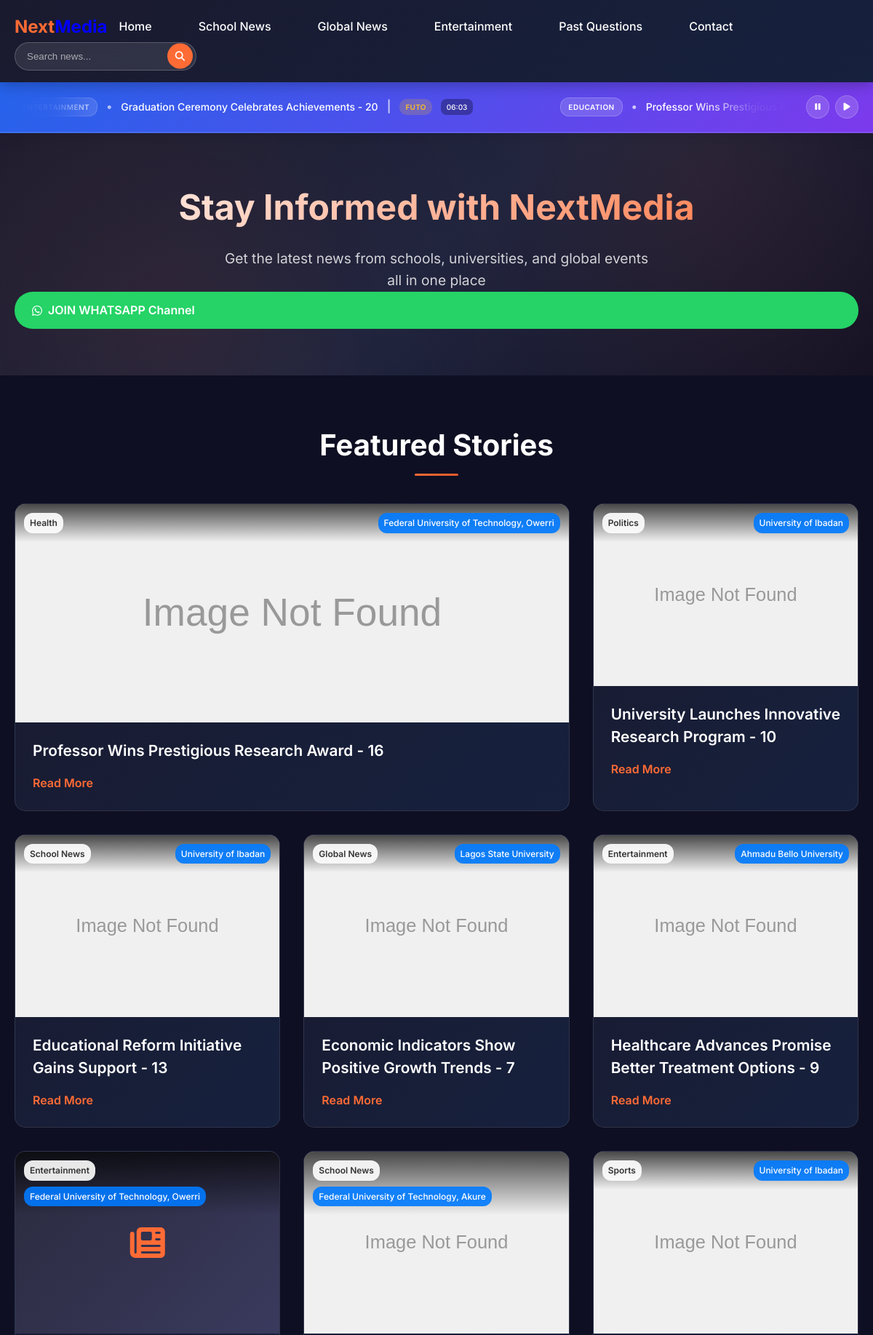
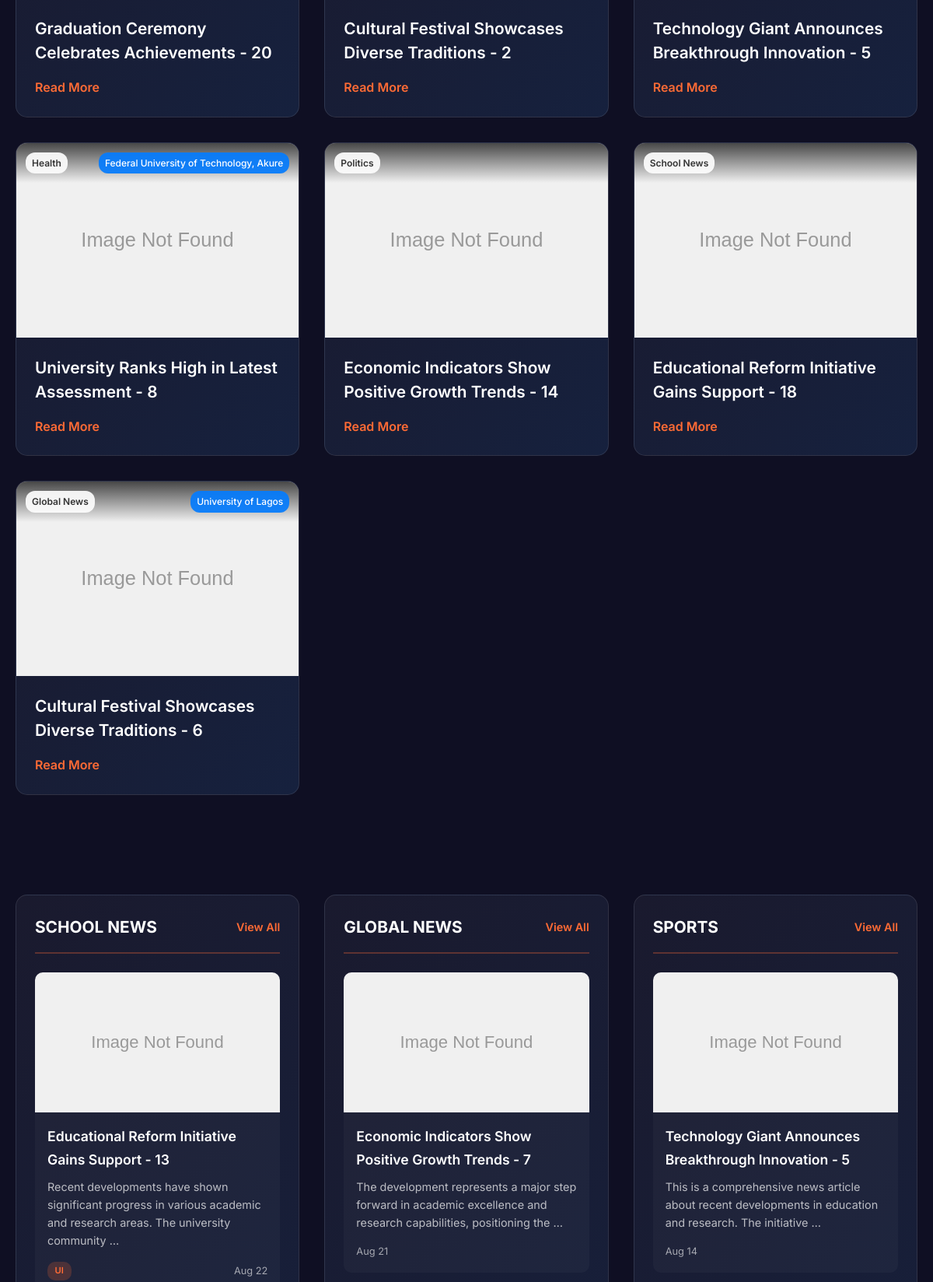
The page / (upper part) on the database its author committed (2 pictures, top to bottom).
### news/models.py (models this page shows, shortened)
class News(models.Model):
    title = models.CharField(max_length=300)
    slug = models.SlugField(unique=True, blank=True)
    content = models.TextField()
    excerpt = models.TextField(max_length=500, blank=True)
    featured_image = CloudinaryField('news/', blank=True, null=True)
    school = models.ForeignKey(School, on_delete=models.CASCADE, blank=True, null=True)
    category = models.ForeignKey(Category, on_delete=models.CASCADE)
    is_featured = models.BooleanField(default=False)
    is_published = models.BooleanField(default=True)
    published_date = models.DateTimeField(default=timezone.now)
    created_at = models.DateTimeField(auto_now_add=True)
    updated_at = models.DateTimeField(auto_now=True)
    def get_absolute_url(self):
        return reverse('news:news_detail', kwargs={'slug': self.slug})
    class Meta:
        ordering = ['-published_date']
        verbose_name_plural = "News"

class Category(models.Model):
    name = models.CharField(max_length=100)
    description = models.TextField(blank=True)
    slug = models.SlugField(unique=True, blank=True)
    is_active = models.BooleanField(default=True)
    class Meta:
        verbose_name_plural = "Categories"
        ordering = ['name']

class School(models.Model):
    name = models.CharField(max_length=200)
    abbreviation = models.CharField(max_length=10, blank=True)
    description = models.TextField(blank=True)
    logo = CloudinaryField('schools/', blank=True, null=True)
    established = models.DateField(blank=True, null=True)
    website = models.URLField(blank=True)
    slug = models.SlugField(unique=True, blank=True)
    is_active = models.BooleanField(default=True)
    created_at = models.DateTimeField(auto_now_add=True)
    class Meta:
        ordering = ['name']

### news/views.py (the view)
# urls.py: path('', views.home, name='home'),
def home(request):
    latest_news = News.objects.filter(is_published=True).select_related('school', 'category').order_by('-created_at')[:3]
    featured_news = News.objects.filter(is_published=True, is_featured=True).select_related('school', 'category')[:12]
    school_news = News.objects.filter(
        is_published=True,
        category__slug='school-news'
    ).select_related('school', 'category')[:6]
    global_news = News.objects.filter(
        is_published=True,
        category__slug='global-news'
    ).select_related('school', 'category')[:6]
    sports_news = News.objects.filter(
        is_published=True,
        category__slug='sports'
    ).select_related('school', 'category')[:6]
    context = {
        'latest_news': latest_news,  # New context for the ticker
        'featured_news': featured_news,
        'school_news': school_news,
        'global_news': global_news,
        'sports_news': sports_news,
        'schools': School.objects.filter(is_active=True)[:6],
    }
    return render(request, 'news/index.html', context)

### news/templates/news/index.html (shortened to what this page needs)
{% extends 'news/base.html' %}
{% load static %}
{% block content %}
    {% include 'news/news_ticker.html' %}
    <section class="hero-section">
        <div class="container">
            <div class="hero-content">
                <h1>Stay Informed with NextMedia</h1>
                <p>Get the latest news from schools, universities, and global events all in one place</p>
                <a href="#" class="whatsapp-btn">
                    <i class="fab fa-whatsapp"></i>
                    JOIN WHATSAPP Channel
                </a>
            </div>
        </div>
    </section>
    {% if featured_news %}
        <section class="featured-section">
            <div class="container">
                <h2 class="section-title">Featured Stories</h2>
                <div class="featured-grid">
                    {% for news in featured_news %}
                        <article class="featured-card {% if forloop.first %}featured-main{% endif %}">
                            <div class="card-image">
                                {% if news.featured_image %}
                                    <img src="{{ news.featured_image.url }}"
                                         alt="{{ news.title }}"
                                         loading="lazy">
                                {% else %}
                                    <div class="placeholder-image">
                                        <i class="fas fa-newspaper"></i>
                                    </div>
                                {% endif %}
                            <div class="card-overlay" style="
                            display: flex;
                            flex-wrap: wrap;
                            gap: 8px;
                            padding: 12px;
                            position: absolute;
                            top: 0;
                            left: 0;
                            right: 0;
                            background: linear-gradient(to bottom, rgba(0,0,0,0.7) 0%, transparent 100%);
                            z-index: 2;
                            ">
                            <span class="card-category" style="
                                background: rgba(255,255,255,0.9);
                                color: #333;
                                padding: 4px 8px;
                                border-radius: 12px;
                                font-size: 12px;
                                font-weight: 600;
                                white-space: nowrap;
                                flex-shrink: 0;
                            ">{{ news.category.name }}</span>
                            {% if news.school %}
                            <span class="card-school" style="
                                background: rgba(0,123,255,0.9);
                                color: white;
                                padding: 4px 8px;
                                border-radius: 12px;
                                font-size: 12px;
                                font-weight: 500;
                                white-space: nowrap;
                                flex-shrink: 0;
                            ">{{ news.school.name }}</span>
                            {% endif %}
                            </div>
                            </div>
                            <div class="card-content">
                                <h3 class="card-title">
                                    <a href="{{ news.get_absolute_url }}">{{ news.title }}</a>
                                </h3>
                                <a href="{{ news.get_absolute_url }}" class="read-more">Read More</a>
                            </div>
                        </article>
                    {% endfor %}
                </div>
            </div>
        </section>
    {% endif %}
    <section class="categories-section">
        <div class="container">
            <div class="news-grid">
                <div class="news-category">
                    <div class="category-header">
                        <h2>SCHOOL NEWS</h2>
                        <a href="{% url 'news:school_list' %}" class="view-all">View All</a>
                    </div>
                    {% if school_news %}
                        <div class="main-news">
                            {% with school_news.0 as main_news %}
                                <article class="news-card main">
                                    <div class="news-image">
                                        {% if main_news.featured_image %}
                                            <img src="{{ main_news.featured_image.url }}"
                                                 alt="{{ main_news.title }}"
                                                 loading="lazy">
                                        {% else %}
                                            <div class="placeholder-image">
                                                <i class="fas fa-graduation-cap"></i>
                                            </div>
                                        {% endif %}
                                    </div>
                                    <div class="news-content">
                                        <h3>
                                            <a href="{{ main_news.get_absolute_url }}">
                                                {{ main_news.title }}
                                            </a>
                                        </h3>
                                        <p>{{ main_news.excerpt|truncatewords:15 }}</p>
                                        <div class="news-meta">
                                            {% if main_news.school %}
                                                <span class="school-badge">
                                                    {{ main_news.school.abbreviation|default:main_news.school.name }}
                                                </span>
                                            {% endif %}
                                            <span class="news-date">
                                                {{ main_news.published_date|date:"M j" }}
                                            </span>
                                        </div>
                                    </div>
                                </article>
                            {% endwith %}
                        </div>
                    {% else %}
                        <div class="no-news">
                            <i class="fas fa-newspaper"></i>
                            <p>No school news available</p>
                        </div>
                    {% endif %}
                </div>
                <div class="news-category">
                    <div class="category-header">
                        <h2>GLOBAL NEWS</h2>
                        <a href="{% url 'news:category_news' 'global-news' %}" class="view-all">View All</a>
                    </div>
                    {% if global_news %}
                        <div class="main-news">
                            {% with global_news.0 as main_news %}
                                <article class="news-card main">
                                    <div class="news-image">
                                        {% if main_news.featured_image %}
                                            <img src="{{ main_news.featured_image.url }}"
                                                 alt="{{ main_news.title }}"
                                                 loading="lazy">
                                        {% else %}
                                            <div class="placeholder-image">
                                                <i class="fas fa-globe"></i>
                                            </div>
                                        {% endif %}
                                    </div>
                                    <div class="news-content">
                                        <h3>
                                            <a href="{{ main_news.get_absolute_url }}">
                                                {{ main_news.title }}
                                            </a>
                                        </h3>
                                        <p>{{ main_news.excerpt|truncatewords:15 }}</p>
                                        <div class="news-meta">
                                            <span class="news-date">
                                                {{ main_news.published_date|date:"M j" }}
                                            </span>
                                        </div>
                                    </div>
                                </article>
                            {% endwith %}
                        </div>
                    {% else %}
                        <div class="no-news">
                            <i class="fas fa-globe"></i>
                            <p>No global news available</p>
                        </div>
                    {% endif %}
                </div>
                <div class="news-category">
                    <div class="category-header">
                        <h2>SPORTS</h2>
                        <a href="{% url 'news:category_news' 'sports' %}" class="view-all">View All</a>
                    </div>
                    {% if sports_news %}
                        <div class="main-news">
                            {% with sports_news.0 as main_news %}
                                <article class="news-card main">
                                    <div class="news-image">
                                        {% if main_news.featured_image %}
                                            <img src="{{ main_news.featured_image.url }}"
                                                 alt="{{ main_news.title }}"
                                                 loading="lazy">
                                        {% else %}
                                            <div class="placeholder-image">
                                                <i class="fas fa-football-ball"></i>
                                            </div>
                                        {% endif %}
                                    </div>
                                    <div class="news-content">
                                        <h3>
                                            <a href="{{ main_news.get_absolute_url }}">
                                                {{ main_news.title }}
                                            </a>
                                        </h3>
                                        <p>{{ main_news.excerpt|truncatewords:15 }}</p>
                                        <div class="news-meta">
                                            <span class="news-date">
                                                {{ main_news.published_date|date:"M j" }}
                                            </span>
                                        </div>
                                    </div>
                                </article>
                            {% endwith %}
                        </div>
                    {% else %}
                        <div class="no-news">
                            <i class="fas fa-football-ball"></i>
                            <p>No sports news available</p>
                        </div>
                    {% endif %}
                </div>
            </div>
        </div>
    </section>
{% endblock %}

### news/templates/news/news_ticker.html (shortened to what this page needs)
{% load static %}
<section class="news-ticker-section">
    <div class="ticker-container">
        <div class="ticker-wrapper">
            <div class="ticker-content" id="tickerContent">
                {% if latest_news %}
                    {% for news in latest_news %}
                        <div class="ticker-item" data-index="{{ forloop.counter0 }}">
                            <div class="item-content">
                                <span class="ticker-category">{{ news.category.name|upper }}</span>
                                <span class="ticker-separator">•</span>
                                <a href="{{ news.get_absolute_url }}" class="ticker-title">
                                    {{ news.title }}
                                </a>
                                {% if news.school %}
                                    <span class="ticker-separator">|</span>
                                    <span class="ticker-school">{{ news.school.abbreviation|default:news.school.name }}</span>
                                {% endif %}
                                <span class="ticker-time">{{ news.published_date|date:"H:i" }}</span>
                            </div>
                        </div>
                    {% endfor %}
                {% endif %}
            </div>
        </div>
        <div class="ticker-controls">
            <button class="control-btn" id="pauseBtn" title="Pause">
                <i class="fas fa-pause"></i>
            </button>
            <button class="control-btn" id="speedBtn" title="Normal Speed">
                <i class="fas fa-play"></i>
            </button>
        </div>
    </div>
</section>

### rows shown on the page
News: category.name "ENTERTAINMENT", title "Graduation Ceremony Celebrates Achievements - 20", school.abbreviation "FUTO", published_date "06:03", category.name "Entertainment", school.name "Federal University of Technology, Owerri"
News: category.name "EDUCATION", title "Professor Wins Prestigious…"
News: category.name "Health", school.name "Federal University of Technology, Owerri", title "Professor Wins Prestigious Research Award - 16"
News: category.name "Politics", school.name "University of Ibadan", title "University Launches Innovative Research Program - 10"
News: category.name "School News", school.name "University of Ibadan", title "Educational Reform Initiative Gains Support - 13", excerpt "Recent developments have shown significant progress in various academic and research areas. The university community …", school.abbreviation "UI", published_date "Aug 22"
News: category.name "Global News", school.name "Lagos State University", title "Economic Indicators Show Positive Growth Trends - 7", excerpt "The development represents a major step forward in academic excellence and research capabilities, positioning the …", published_date "Aug 21"
News: category.name "Entertainment", school.name "Ahmadu Bello University", title "Healthcare Advances Promise Better Treatment Options - 9"
News: category.name "School News", school.name "Federal University of Technology, Akure", title "Cultural Festival Showcases Diverse Traditions - 2"
News: category.name "Sports", school.name "University of Ibadan", title "Technology Giant Announces Breakthrough Innovation - 5", excerpt "This is a comprehensive news article about recent developments in education and research. The initiative …", published_date "Aug 14"
News: category.name "Health", school.name "Federal University of Technology, Akure", title "University Ranks High in Latest Assessment - 8"
News: category.name "Politics", title "Economic Indicators Show Positive Growth Trends - 14"
News: category.name "School News", title "Educational Reform Initiative Gains Support - 18"
News: category.name "Global News", school.name "University of Lagos", title "Cultural Festival Showcases Diverse Traditions - 6"
